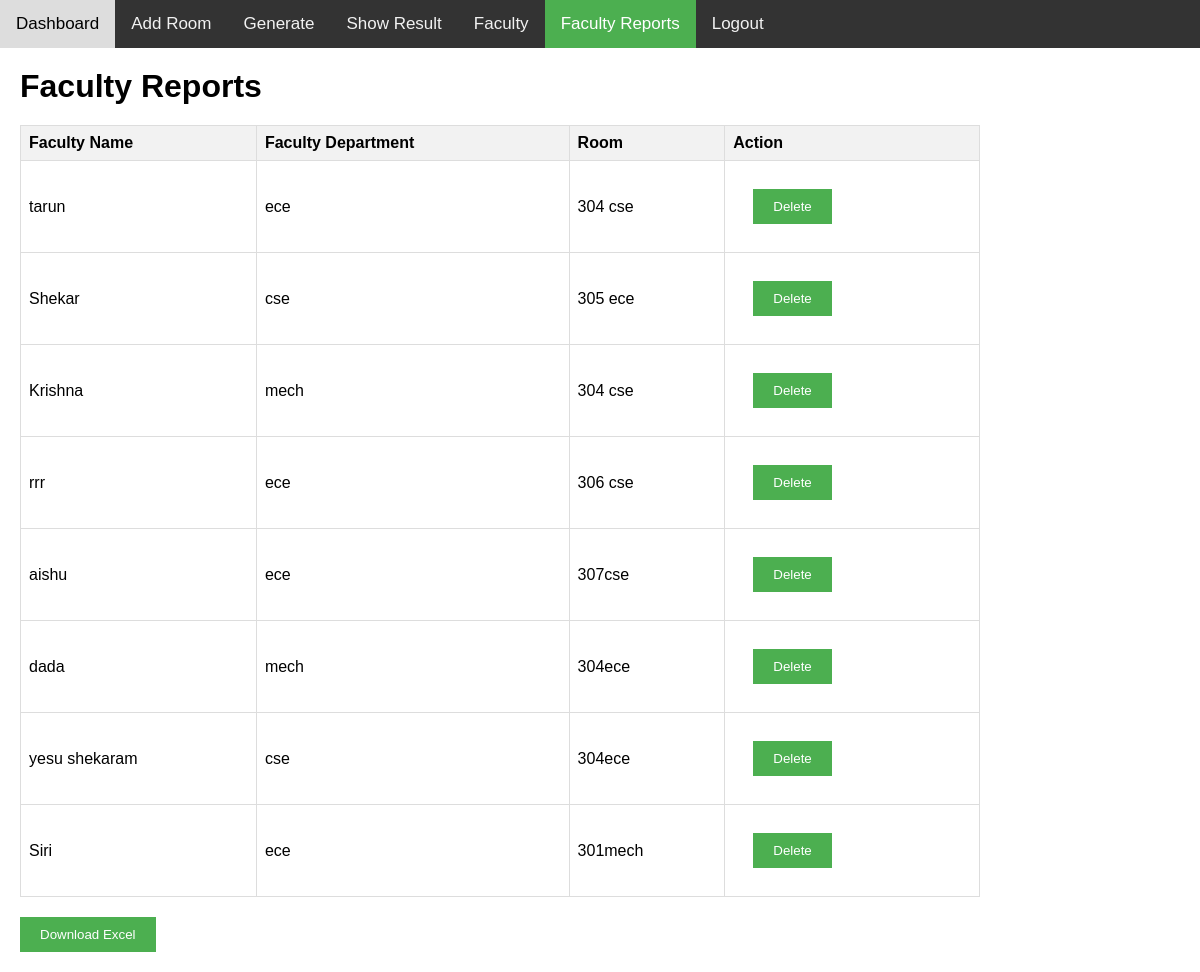
Screenshot of /faculty_reports with the database file from the repository.
### tables this page shows
CREATE TABLE faculty(name text, department text, room text);

### flask_app.py (the view)
@app.route('/faculty_reports')
def faculty_reports():
    try:
        myconn = sqlite3.connect("room_details.db")
        with myconn:
            cursor = myconn.cursor()
            cursor.execute("SELECT name, department, room, rowid FROM faculty")
            faculty_data = cursor.fetchall()
            print("Fetched faculty data:", faculty_data)
    except sqlite3.Error as e:
        flash(f"Database error: {str(e)}", "error")
        faculty_data = []
        print(faculty_data)
    return render_template("faculty_reports.html", faculty_data=faculty_data)

### templates/faculty_reports.html (shortened to what this page needs)
<!DOCTYPE html>
<html>
<head>
</head>
<body>
<div class="topnav">
    <a href="/admin">Dashboard</a>
    <a href="/addroom">Add Room</a>
    <a href="/Generate">Generate</a>
    <a href="/result">Show Result</a>
    <a href="/faculty">Faculty</a>
    <a class="active" href="/faculty_reports">Faculty Reports</a>
    <a href="/login">Logout</a>
</div>
<h1>Faculty Reports</h1>
<table>
    <tr>
        <th>Faculty Name</th>
        <th>Faculty Department</th>
        <th>Room</th>
        <th>Action</th>
    </tr>
    {% for faculty in faculty_data %}
    <tr>
        <td>{{ faculty[0] }}</td>
        <td>{{ faculty[1] }}</td>
        <td>{{ faculty[2] }}</td>
        <td>
            <form action="/delete_faculty" method="POST">
                <input type="submit" value="Delete">
            </form>
        </td>
    </tr>
    {% endfor %}
</table>
<form action="/download_excel" method="POST">
    <input type="submit" value="Download Excel">
</form>
</body>
</html>

### templates/faculty_reports.html (style rules this page uses)
body { margin: 0; font-family: Arial, Helvetica, sans-serif; }
.topnav { overflow: hidden; background-color: #333; }
.topnav a { float: left; color: #f2f2f2; text-align: center; padding: 14px 16px; text-decoration: none; font-size: 17px; }
.topnav a.active { background-color: #4CAF50; color: white; }
h1, form, table { margin: 20px; }
table { border-collapse: collapse; width: 80%; }
th, td { border: 1px solid #ddd; padding: 8px; text-align: left; }
th { background-color: #f2f2f2; }
input[type="submit"] { background-color: #4CAF50; color: white; border: none; padding: 10px 20px; cursor: pointer; }

### rows the page displays
faculty: name "tarun", department "ece", room "304 cse"
faculty: name "Shekar", department "cse", room "305 ece"
faculty: name "Krishna", department "mech", room "304 cse"
faculty: name "rrr", department "ece", room "306 cse"
faculty: name "aishu", department "ece", room "307cse"
faculty: name "dada", department "mech", room "304ece"
faculty: name "yesu shekaram", department "cse", room "304ece"
faculty: name "Siri", department "ece", room "301mech"
